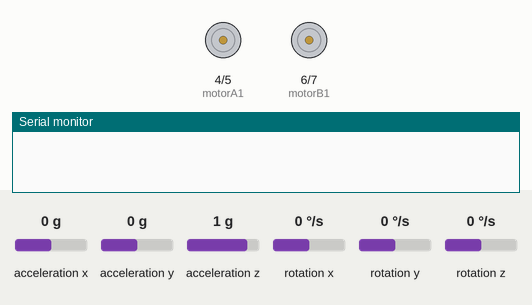
This sketch was run on a simulated Arduino Uno, built with avr-gcc and run on an emulated ATmega328P. Shown: motor-driver pin pairs drawn as motors (green arrow = first pin HIGH = forward, orange = second pin HIGH = backward, longer = more drive, scaled by the enable pin), the last lines printed to the serial monitor. The inputs (shaded band) are chosen by the test bench; at power-on: acceleration y 0 g, acceleration x 0 g, acceleration z 1 g, rotation x 0 °/s, rotation y 0 °/s, rotation z 0 °/s.

Above: at 0.1 s.
At 4.2 s:
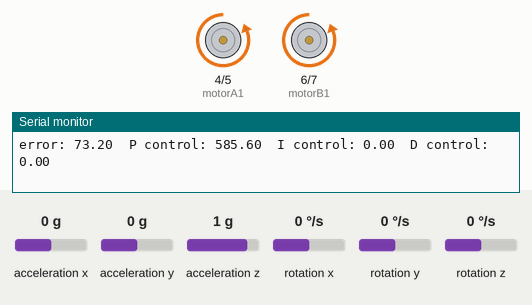
4.3 s: acceleration y set to -1.4 g
7.3 s: acceleration x set to -1.4 g
Timing chart, 0 to 10.3 s (numbered marks = the images above; inputs shaded):
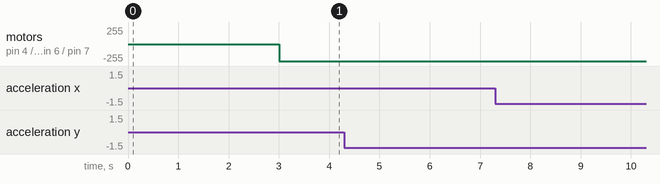

The sketch:

selfBalancingTest2.ino
```cpp
#include <MPU6050_tockn.h>
#include <Wire.h>

static int motorA1 = 4;
static int motorA2 = 5;
static int motorB1 = 6;
static int motorB2 = 7;
static int pwmA = 10;
static int pwmB = 11;

// PID gains
float kp = 8;
float ki = 0;
float kd = 0;

// PID values
float p,d;
float i = 0;
float pid;

// Time [s]
double t;
double t_previous = 0;

float e;
float e_previous;
float r = 73.2; // Desired angle


MPU6050 mpu6050(Wire);

void setup() {
  Serial.begin(9600);
  Wire.begin();
  //Wire.setClock(50000);
  mpu6050.begin();
  mpu6050.calcGyroOffsets(true);

  //Setup Channel A
  pinMode(motorA1, OUTPUT); //Initiates Motor Channel A pin
  pinMode(motorA2, OUTPUT); //Initiates Brake Channel A pin

  //Setup Channel B
  pinMode(motorB1, OUTPUT); //Initiates Motor Channel B pin
  pinMode(motorB2, OUTPUT);  //Initiates Brake Channel B pin

  t_previous = millis()/1000.0;
  e_previous = 0;
}

void loop() {
  mpu6050.update();

  // Time
  t = millis()/1000.0; // [s]
  double dt = t - t_previous;

  // Error
  e = r - mpu6050.getAngleX();
  float de = e - e_previous;

  // Calculate pid values
  p = kp * e;
  i += ki * e * dt;
  d = kd * de/dt;
  pid = (p + i + d) * 255/30;

  Serial.print("error: ");
  Serial.print(e);
  Serial.print("\tP control: ");
  Serial.print(p);
  Serial.print("\tI control: ");
  Serial.print(i);
  Serial.print("\tD control: ");
  Serial.println(d);

  if (pid > 0){
    digitalWrite(motorA1, LOW);
    digitalWrite(motorA2, HIGH);
    analogWrite(pwmA, min(pid, 255));
    digitalWrite(motorB1, LOW);
    digitalWrite(motorB2, HIGH);
    analogWrite(pwmB, min(pid, 255));
  }
  else if (pid < 0){
    digitalWrite(motorA1, HIGH);
    digitalWrite(motorA2, LOW);
    analogWrite(pwmA, min(-pid, 255));
    digitalWrite(motorB1, HIGH);
    digitalWrite(motorB2, LOW);
    analogWrite(pwmB, min(-pid, 255));
  }
  t_previous = t;
  e_previous = e;
}
```
